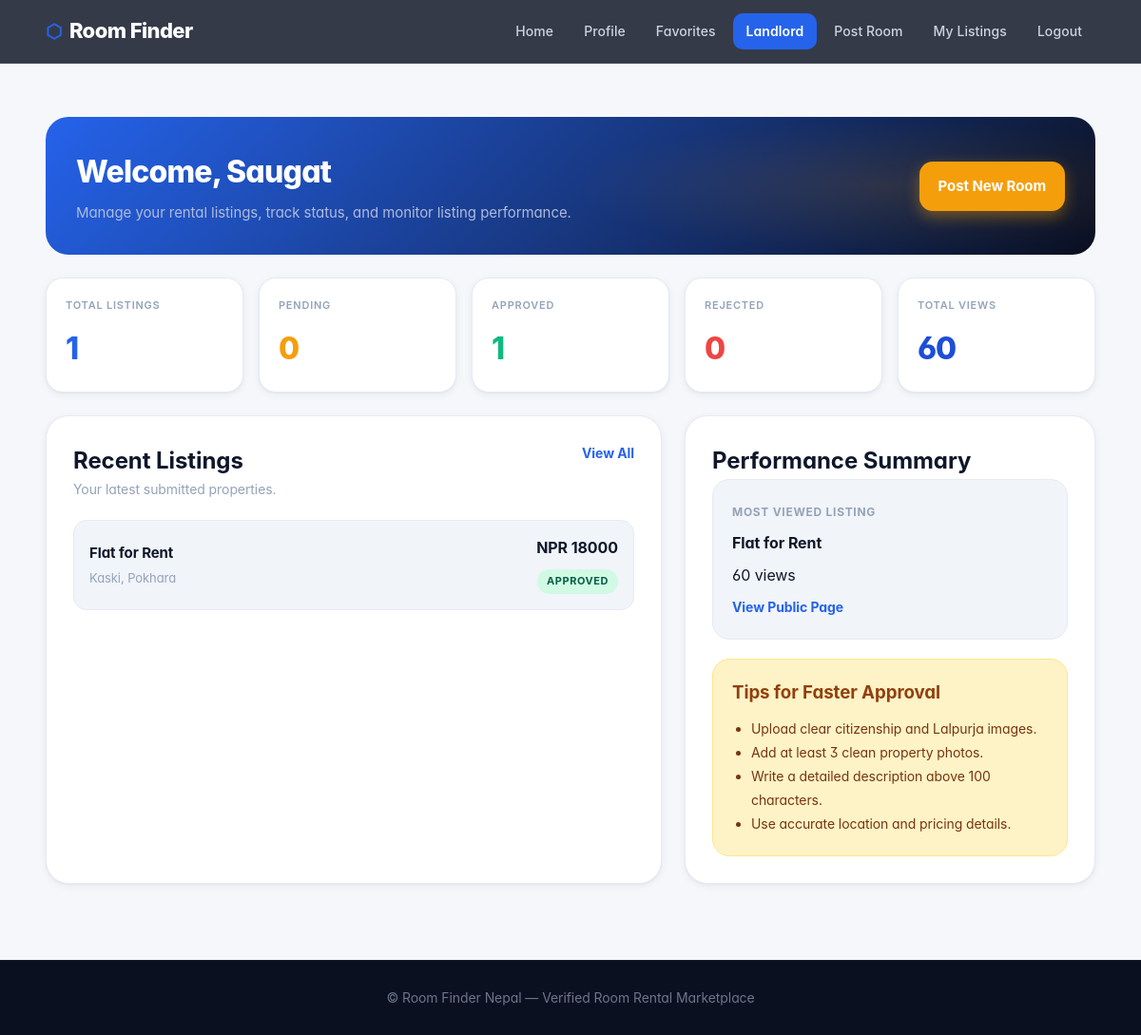
The app's page /rooms/landlord-dashboard/ (signed in), older data.
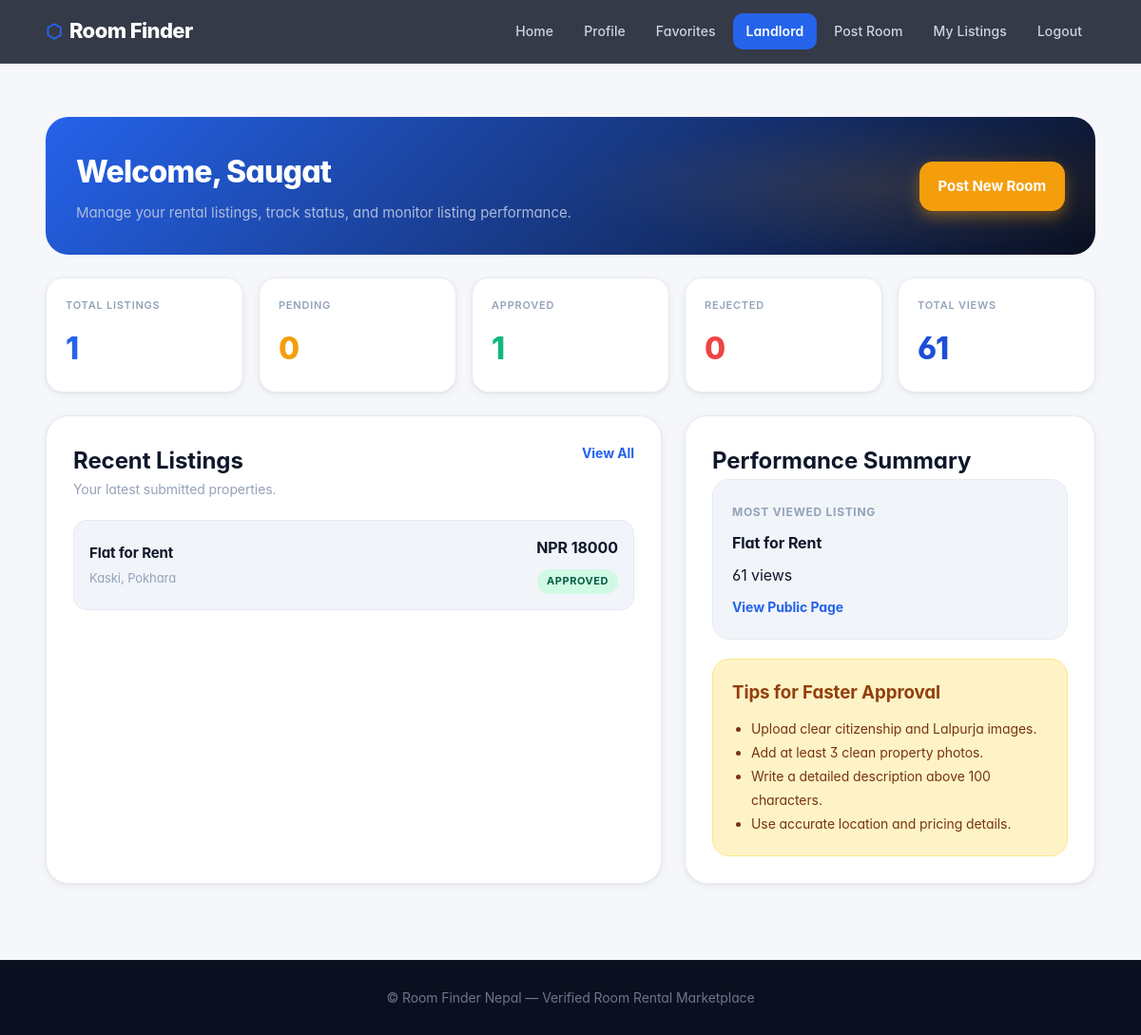
The same page, newer data.
### apps/accounts/models.py (models this page shows, shortened)
class User(AbstractUser):
    ROLE_TENANT = 'tenant'
    ROLE_LANDLORD = 'landlord'
    ROLE_ADMIN = 'admin'
    ROLE_CHOICES = [
        (ROLE_TENANT, 'Tenant'),
        (ROLE_LANDLORD, 'Landlord'),
        (ROLE_ADMIN, 'Admin'),
    ]
    email = models.EmailField(unique=True)
    phone = models.CharField(max_length=20, unique=True)
    profile_image = models.ImageField(
        upload_to='profile_images/',
        blank=True,
        null=True
    )
    role = models.CharField(
        max_length=20,
        choices=ROLE_CHOICES,
        default=ROLE_TENANT
    )
    email_verified = models.BooleanField(default=False)
    username = models.CharField(
        max_length=150,
        unique=True,
        blank=True,
        null=True
    )
    USERNAME_FIELD = 'email'
    REQUIRED_FIELDS = ['first_name', 'last_name', 'phone']
    objects = UserManager()
    @property
    def is_landlord(self):
        return self.role == self.ROLE_LANDLORD
    @property
    def is_platform_admin(self):
        return self.role == self.ROLE_ADMIN

### apps/listings/models.py (models this page shows, shortened)
class Listing(models.Model):
    PROPERTY_SINGLE_ROOM = 'single_room'
    PROPERTY_TWO_ROOMS = 'two_rooms'
    PROPERTY_FLAT = 'flat'
    PROPERTY_APARTMENT = 'apartment'
    PROPERTY_HOUSE = 'house'
    PROPERTY_HOSTEL = 'hostel'
    PROPERTY_OFFICE = 'office'
    PROPERTY_SHUTTER = 'shutter'
    PROPERTY_TYPE_CHOICES = [
        (PROPERTY_SINGLE_ROOM, 'Single Room'),
        (PROPERTY_TWO_ROOMS, '2 Rooms'),
        (PROPERTY_FLAT, 'Flat'),
        (PROPERTY_APARTMENT, 'Apartment'),
        (PROPERTY_HOUSE, 'House'),
        (PROPERTY_HOSTEL, 'Hostel'),
        (PROPERTY_OFFICE, 'Office Space'),
        (PROPERTY_SHUTTER, 'Shutter'),
    ]
    STATUS_PENDING = 'pending'
    STATUS_APPROVED = 'approved'
    STATUS_REJECTED = 'rejected'
    STATUS_CHOICES = [
        (STATUS_PENDING, 'Pending'),
        (STATUS_APPROVED, 'Approved'),
        (STATUS_REJECTED, 'Rejected'),
    ]
    FURNISHED_FURNISHED = 'furnished'
    FURNISHED_UNFURNISHED = 'unfurnished'
    FURNISHED_SEMI = 'semi_furnished'
    FURNISHED_CHOICES = [
        (FURNISHED_FURNISHED, 'Furnished'),
        (FURNISHED_UNFURNISHED, 'Unfurnished'),
        (FURNISHED_SEMI, 'Semi-Furnished'),
    ]
    owner = models.ForeignKey(
        settings.AUTH_USER_MODEL,
        on_delete=models.CASCADE,
        related_name='listings'
    )
    title = models.CharField(max_length=255)
    description = models.TextField()
    property_type = models.CharField(
        max_length=30,
        choices=PROPERTY_TYPE_CHOICES
    )
    province = models.ForeignKey(
        Province,
        on_delete=models.PROTECT,
        related_name='listings'
    )
    district = models.ForeignKey(
        District,
        on_delete=models.PROTECT,
        related_name='listings'
    )
    city = models.CharField(max_length=100)
    area = models.CharField(max_length=200)
    ward_number = models.PositiveIntegerField(null=True, blank=True)
    exact_address = models.CharField(max_length=255, blank=True)
    latitude = models.DecimalField(
        max_digits=9,
        decimal_places=6,
        null=True,
        blank=True
    )
    longitude = models.DecimalField(
        max_digits=9,
        decimal_places=6,
        null=True,
        blank=True
    )
    monthly_rent = models.PositiveIntegerField()
    security_deposit = models.PositiveIntegerField(default=0)
    bills_water_included = models.BooleanField(default=False)
    bills_electricity_included = models.BooleanField(default=False)
    bills_internet_included = models.BooleanField(default=False)
    furnished_status = models.CharField(
        max_length=30,
        choices=FURNISHED_CHOICES,
        default=FURNISHED_UNFURNISHED
    )
    available_date = models.DateField(null=True, blank=True)
    rules = models.TextField(blank=True)
    status = models.CharField(
        max_length=20,
        choices=STATUS_CHOICES,
        default=STATUS_PENDING
    )
    rejection_reason = models.TextField(blank=True)
    is_owner_verified = models.BooleanField(default=False)
    is_property_verified = models.BooleanField(default=False)
    views_count = models.PositiveIntegerField(default=0)
    created_at = models.DateTimeField(auto_now_add=True)
    updated_at = models.DateTimeField(auto_now=True)
    approved_at = models.DateTimeField(null=True, blank=True)
    class Meta:
        ordering = ['-created_at']

### apps/locations/models.py (models this page shows, shortened)
class District(models.Model):
    province = models.ForeignKey(
        Province,
        on_delete=models.CASCADE,
        related_name='districts'
    )
    name = models.CharField(max_length=100)
    class Meta:
        ordering = ['name']
        unique_together = ('province', 'name')

### apps/listings/views.py (the view)
# urls.py: path('rooms/landlord-dashboard/', views.landlord_dashboard, name='landlord_dashboard'),
@login_required
def landlord_dashboard(request):
    if not request.user.is_landlord:
        messages.error(request, "Only landlords can access this dashboard.")
        return redirect('home')
    listings = Listing.objects.filter(owner=request.user)
    total_listings = listings.count()
    pending_listings_count = listings.filter(status=Listing.STATUS_PENDING).count()
    approved_listings_count = listings.filter(status=Listing.STATUS_APPROVED).count()
    rejected_listings_count = listings.filter(status=Listing.STATUS_REJECTED).count()
    total_views = sum(listings.values_list('views_count', flat=True))
    recent_listings = listings.order_by('-created_at')[:5]
    most_viewed_listing = listings.order_by('-views_count').first()
    context = {
        'total_listings': total_listings,
        'pending_listings_count': pending_listings_count,
        'approved_listings_count': approved_listings_count,
        'rejected_listings_count': rejected_listings_count,
        'total_views': total_views,
        'recent_listings': recent_listings,
        'most_viewed_listing': most_viewed_listing,
    }
    return render(request, 'listings/landlord_dashboard.html', context)

### templates/listings/landlord_dashboard.html
{% extends 'base.html' %}
{% block content %}
<section class="landlord-section">
    <div class="container">
        <div class="landlord-hero">
            <div>
                <h1>Welcome, {{ request.user.first_name }}</h1>
                <p>Manage your rental listings, track status, and monitor listing performance.</p>
            </div>
            <a href="{% url 'create_listing' %}" class="landlord-primary-btn">
                Post New Room
            </a>
        </div>
        <div class="landlord-stats-grid">
            <div class="landlord-stat-card">
                <span>Total Listings</span>
                <strong>{{ total_listings }}</strong>
            </div>
            <div class="landlord-stat-card pending">
                <span>Pending</span>
                <strong>{{ pending_listings_count }}</strong>
            </div>
            <div class="landlord-stat-card approved">
                <span>Approved</span>
                <strong>{{ approved_listings_count }}</strong>
            </div>
            <div class="landlord-stat-card rejected">
                <span>Rejected</span>
                <strong>{{ rejected_listings_count }}</strong>
            </div>
            <div class="landlord-stat-card views">
                <span>Total Views</span>
                <strong>{{ total_views }}</strong>
            </div>
        </div>
        <div class="landlord-grid">
            <div class="landlord-card">
                <div class="landlord-card-header">
                    <div>
                        <h2>Recent Listings</h2>
                        <p>Your latest submitted properties.</p>
                    </div>
                    <a href="{% url 'my_listings' %}">View All</a>
                </div>
                <div class="landlord-list">
                    {% for listing in recent_listings %}
                        <div class="landlord-list-item">
                            <div>
                                <h3>{{ listing.title }}</h3>
                                <p>{{ listing.district.name }}, {{ listing.city }}</p>
                            </div>
                            <div class="landlord-list-right">
                                <strong>NPR {{ listing.monthly_rent }}</strong>
                                <span class="status-pill status-{{ listing.status }}">
                                    {{ listing.get_status_display }}
                                </span>
                            </div>
                        </div>
                    {% empty %}
                        <div class="empty-mini">
                            <p>You have not posted any listings yet.</p>
                            <a href="{% url 'create_listing' %}">Post your first room</a>
                        </div>
                    {% endfor %}
                </div>
            </div>
            <div class="landlord-card">
                <h2>Performance Summary</h2>
                {% if most_viewed_listing %}
                    <div class="performance-box">
                        <span>Most Viewed Listing</span>
                        <h3>{{ most_viewed_listing.title }}</h3>
                        <p>{{ most_viewed_listing.views_count }} view{{ most_viewed_listing.views_count|pluralize }}</p>
                        {% if most_viewed_listing.status == 'approved' %}
                            <a href="{% url 'listing_detail' most_viewed_listing.pk %}">
                                View Public Page
                            </a>
                        {% endif %}
                    </div>
                {% else %}
                    <div class="empty-mini">
                        <p>No performance data yet.</p>
                    </div>
                {% endif %}
                <div class="landlord-tips">
                    <h3>Tips for Faster Approval</h3>
                    <ul>
                        <li>Upload clear citizenship and Lalpurja images.</li>
                        <li>Add at least 3 clean property photos.</li>
                        <li>Write a detailed description above 100 characters.</li>
                        <li>Use accurate location and pricing details.</li>
                    </ul>
                </div>
            </div>
        </div>
    </div>
</section>
{% endblock %}

### templates/base.html (shortened to what this page needs)
{% load static %}
<!DOCTYPE html>
<html lang="en">
<head>
    <link rel="stylesheet" href="{% static 'css/style.css' %}">
</head>
<body>
<header class="navbar">
    <div class="container nav-content">
        <a href="{% url 'home' %}" class="logo">Room Finder</a>
        <nav id="main-nav">
            <a href="{% url 'home' %}"
               class="{% if request.resolver_match.url_name == 'home' %}active-nav{% endif %}">
                Home
            </a>
            {% if request.user.is_authenticated %}
                <a href="{% url 'profile' %}"
                   class="{% if request.resolver_match.url_name == 'profile' or request.resolver_match.url_name == 'edit_profile' %}active-nav{% endif %}">
                    Profile
                </a>
                <a href="{% url 'my_favorites' %}"
                   class="{% if request.resolver_match.url_name == 'my_favorites' %}active-nav{% endif %}">
                    Favorites
                </a>
                {% if request.user.is_landlord %}
                    <a href="{% url 'landlord_dashboard' %}"
                       class="{% if request.resolver_match.url_name == 'landlord_dashboard' %}active-nav{% endif %}">
                        Landlord
                    </a>
                    <a href="{% url 'create_listing' %}"
                       class="{% if request.resolver_match.url_name == 'create_listing' %}active-nav{% endif %}">
                        Post Room
                    </a>
                    <a href="{% url 'my_listings' %}"
                       class="{% if request.resolver_match.url_name == 'my_listings' or request.resolver_match.url_name == 'edit_listing' or request.resolver_match.url_name == 'delete_listing' %}active-nav{% endif %}">
                        My Listings
                    </a>
                {% endif %}
                <a href="{% url 'logout' %}"
                    data-confirm="Are you sure you want to logout?">
                    Logout
                </a>
            {% endif %}
        </nav>
    </div>
</header>
<main>
    {% block content %}
    {% endblock %}
</main>
<footer class="footer">
    <p>© Room Finder Nepal — Verified Room Rental Marketplace</p>
</footer>
</body>
</html>

Row changes from the older to the newer data that the page shows:
changed Listing "Flat for Rent": views_count "60" → "61"
Text that changed along with them:
{{ total_views }}: "60" → "61"
